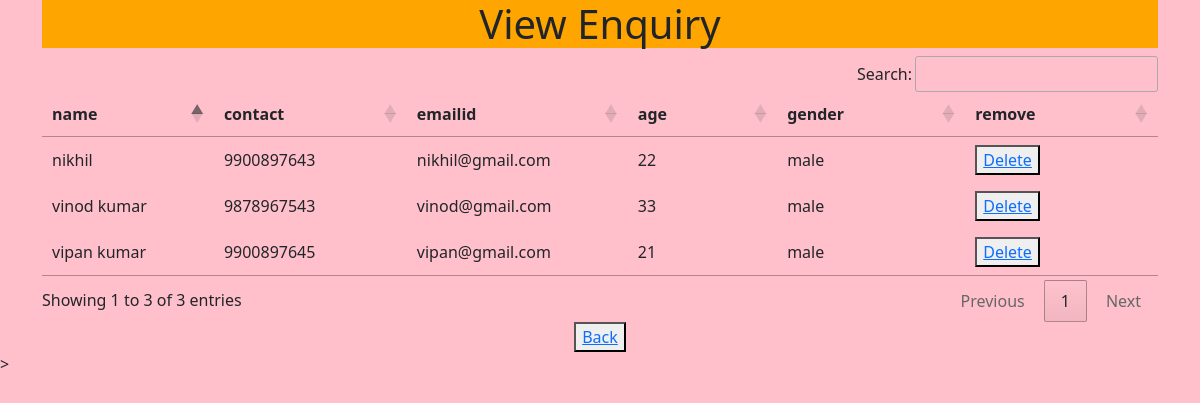
Screenshot of /gym/admin7/ (signed in) with the database file from the repository.
### gym/models.py (models this page shows, shortened)
class Enquiry(models.Model):
	name = models.CharField(max_length=100)
	contact = models.CharField(max_length=100)
	emailid = models.CharField(max_length=100)
	age = models.IntegerField()
	gender = models.CharField(max_length=100)

### gym/views/register.py (the view)
# urls.py: path('admin7/',view_enquiry),
def view_enquiry(request):
	if not request.user.is_staff:
		return redirect('loginpage')
	enq = Enquiry.objects.all()
	dictt={'enq':enq}
	return render(request,'view_enquiry.html',dictt)

### gym/templates/view_enquiry.html (shortened to what this page needs)
<!doctype html>
<html lang="en">
  <head>
    <link href="https://cdn.jsdelivr.net/npm/bootstrap@5.0.2/dist/css/bootstrap.min.css" rel="stylesheet">
  </head>
  <body id='ka'>
 <div class="container" align='center'>
    <div class='jumbotron' >
      <h1>View Enquiry</h1>
  <form action="/gym/admin7/" method="post">{% csrf_token %}
  <table id="example">
    <thead>
      <tr>
        <th><b>name&nbsp&nbsp&nbsp&nbsp&nbsp&nbsp&nbsp&nbsp&nbsp&nbsp</b></th>
          <th><b>contact&nbsp&nbsp&nbsp&nbsp&nbsp&nbsp&nbsp&nbsp&nbsp&nbsp</b></th>
            <th><b>emailid&nbsp&nbsp&nbsp&nbsp&nbsp&nbsp&nbsp&nbsp&nbsp&nbsp&nbsp&nbsp&nbsp&nbsp&nbsp</b></th>
              <th><b>age&nbsp&nbsp&nbsp&nbsp&nbsp&nbsp&nbsp&nbsp&nbsp&nbsp</b></th>
                <th><b>gender&nbsp&nbsp&nbsp&nbsp&nbsp&nbsp&nbsp&nbsp&nbsp&nbsp</b></th>
                  <th><b>remove&nbsp&nbsp&nbsp&nbsp&nbsp&nbsp&nbsp&nbsp&nbsp&nbsp</b></th>
      </tr>
    </thead>
    <tbody>
      {% for i in enq %}
      <tr>
        <td>{{i.name}}</td>
        <td>{{i.contact}}</td>
        <td>{{i.emailid}}</td>
        <td>{{i.age}}</td>
        <td>{{i.gender}}</td>
        <td><button><a href="/gym/admin8/{{i.id}}/" onclick="return confirm('Are you sure')">Delete</a></button></td>
      </tr>
      {% endfor %}
    </tbody>
  </table>
</form>
        <td><button type="submit"><a href='/gym/admin1/'>Back</a></button></td>
    </div>
</div>
<script src="https://code.jquery.com/jquery-3.5.1.js"></script>>
<link rel="stylesheet" type="text/css" href="https://cdn.datatables.net/1.10.25/css/jquery.dataTables.min.css">
<link rel="stylesheet" type="text/css" href="https://cdn.datatables.net/buttons/1.7.1/css/buttons.dataTables.min.css">
</body>
</html>

### gym/templates/view_enquiry.html (style rules this page uses)
h1 { background-color: orange; margin-top: 100px }
#ka { background-color: pink; }

### rows the page displays
Enquiry: name "vipan kumar", contact "9900897645", emailid "vipan@gmail.com", age "21", gender "male"
Enquiry: name "nikhil", contact "9900897643", emailid "nikhil@gmail.com", age "22", gender "male"
Enquiry: name "vinod kumar", contact "9878967543", emailid "vinod@gmail.com", age "33", gender "male"
